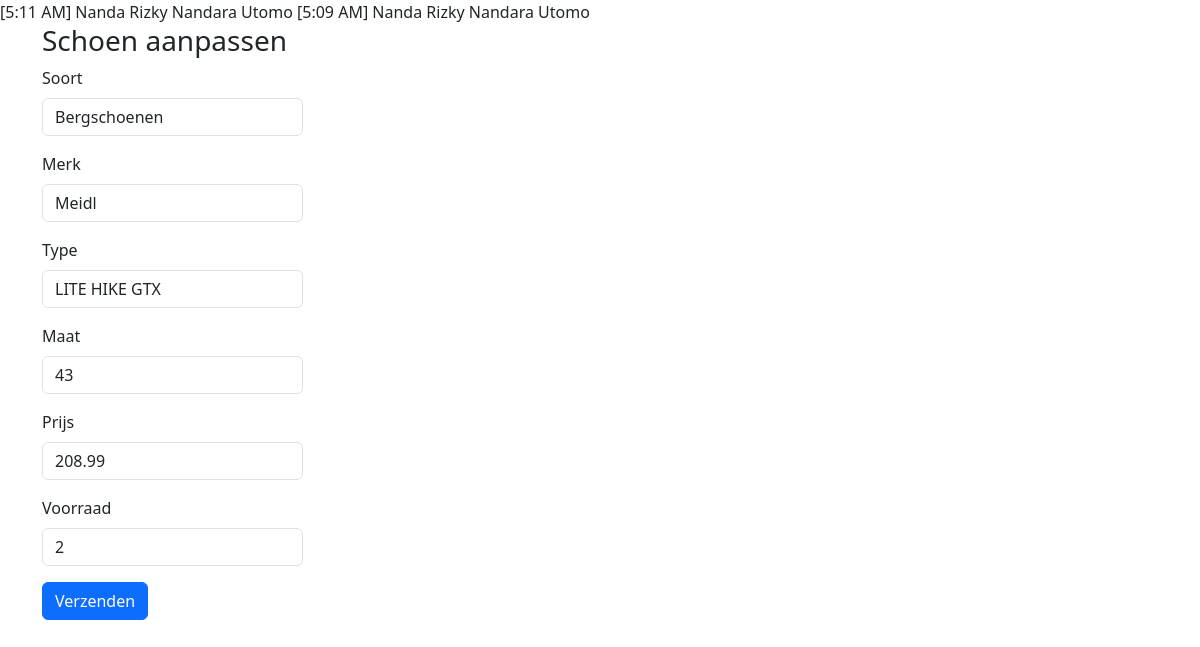
Page /update.php?id=1 on the committed database.
### tables this page shows
CREATE TABLE `schoenen` (
  `id` int(11) NOT NULL,
  `soort` varchar(255) NOT NULL,
  `merk` varchar(255) NOT NULL,
  `type` varchar(255) NOT NULL,
  `maat` int(11) NOT NULL,
  `prijs` decimal(6,2) NOT NULL,
  `voorraad` int(11) NOT NULL
);

### update.php (the view, shortened to what this page needs)
<?php
include 'db.php';
global $db;
$id = filter_input(INPUT_GET, 'id', FILTER_VALIDATE_INT);
if ($id) {
    $query = $db->prepare('SELECT * FROM schoenen WHERE id = :id');
    $query->bindParam('id', $id);
    $query->execute();
    $shoe = $query->fetch(PDO::FETCH_ASSOC);
} else {
    die("Error: Page not found");
}
?>
<!doctype html>
<html lang="en">
<head>
    <link href="https://cdn.jsdelivr.net/npm/bootstrap@5.3.2/dist/css/bootstrap.min.css" rel="stylesheet"
>
</head>
<body>
<div class="container">
    <div class="row">
        <div class="col">
            <h3>Schoen aanpassen</h3>
        </div>
    </div>
    <div class="row">
        <div class="col-3">
            <form method="post">
                <div class="mb-3">
                    <label for="sort" class="form-label">Soort</label>
                    <input type="text" name="sort" id="sort" class="form-control" value="<?= $shoe['soort'] ?>">
                </div>
                <div class="mb-3">
                    <label for="brand" class="form-label">Merk</label>
                    <input type="text" name="brand" id="brand" class="form-control" value="<?= $shoe['merk'] ?>">
                </div>
                <div class="mb-3">
                    <label for="type" class="form-label">Type</label>
                    <input type="text" name="type" id="type" class="form-control" value="<?= $shoe['type'] ?>">
                </div>
                <div class="mb-3">
                    <label for="size" class="form-label">Maat</label>
                    <input type="number" name="size" id="size" class="form-control" value="<?= $shoe['maat'] ?>">
                </div>
                <div class="mb-3">
                    <label for="price" class="form-label">Prijs</label>
                    <input type="number" name="price" id="price" class="form-control" step="0.01"
                           value="<?= $shoe['prijs'] ?>">
                </div>
                <div class="mb-3">
                    <label for="stock" class="form-label">Voorraad</label>
                    <input type="number" name="stock" id="stock" class="form-control" value="<?= $shoe['voorraad'] ?>">
                </div>
                <button class="btn btn-primary" name="submit">Verzenden</button>
            </form>
        </div>
    </div>
    <div class="row">
        <div class="col">
        </div>
    </div>
</div>
</body>
</html>

### rows in the picture
schoenen: sort "Bergschoenen", brand "Meidl", type "LITE HIKE GTX", size "43", price "208.99", stock "2"
